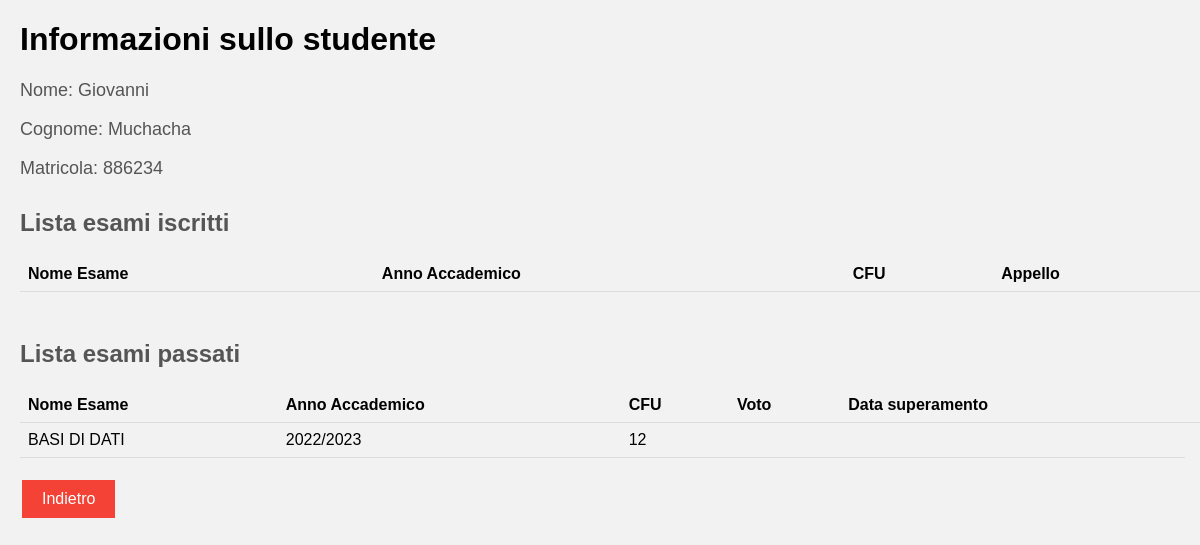
Page /student_page/886234 (signed in) on the committed database.
### db_setup.py (models this page shows, shortened)
class Studente( db.Model):
    idS = db.Column(db.Integer, primary_key=True, unique = True)
    nome = db.Column(db.String(100))
    cognome = db.Column(db.String(100))

class Esame( db.Model):
    idE = db.Column(db.String(100), primary_key=True, unique = True)
    nome = db.Column(db.String(100))
    anno_accademico = db.Column(db.String(100))
    cfu = db.Column(db.Integer)

### routes.py (the view)
@bp.route('/student_page/<int:idS>', methods=['GET'])
@login_required
def student_page(idS):
    from db_setup import Studente, Esame, Prova, db, Appelli, Registrazione_esame
    studente = db.session.query(Studente).filter_by(idS=idS).first()
    lista_esami_iscritti = (
        db.session.query(Esame)
        .join(Prova, Esame.idE == Prova.idE)
        .join(Appelli)
        .filter(Appelli.idS == idS, Appelli.idP == Prova.idP, Appelli.stato_superamento == False)
        .all()
    )
    lista_esami_passati = (
        db.session.query(Esame)
        .join(Prova, Esame.idE == Prova.idE)
        .join(Appelli)
        .filter(Appelli.idS == idS, Appelli.idP == Prova.idP, Appelli.stato_superamento == True)
        .group_by(Esame.idE)
        .having(func.sum(Prova.percentuale) == 100)
        .all()
    )
    return flask.render_template('student_page.html', studente=studente, lista_esami_iscritti=lista_esami_iscritti, lista_esami_passati=lista_esami_passati)

### routes.py (called while the page is built)
@login_manager.user_loader
def load_user(user_id):
    from db_setup import Docente
    return Docente.query.get(user_id)

### app/templates/student_page.html (shortened to what this page needs)
<!DOCTYPE html>
<html lang="en">
<head>
    <link rel="stylesheet" href="{{ url_for('static', filename='student_page.css') }}">
    <link rel="stylesheet" href="{{ url_for('static', filename='goback.css') }}">
    <link rel="stylesheet" href="../static/navbar.css">
    <div id="Studente" class="w3-container">
        <h1> Informazioni sullo studente</h1>
    </div>
</head>
<body>
    <div id="Student_info">
        <p>Nome: {{ studente.nome }}</p>
        <p>Cognome: {{ studente.cognome }}</p>
        <p>Matricola: {{ studente.idS }}</p>
    </div>
    <div id="Lista_esami_iscritti">
        <h2>Lista esami iscritti</h2>
        <table>
            <thead>
                <tr>
                    <th>Nome Esame</th>
                    <th>Anno Accademico</th>
                    <th>CFU</th>
                    <th> Appello</th>
                </tr>
            </thead>
        </table>
    </div>
    <br>
    <div id="Lista_esami_passati">
        <h2>Lista esami passati</h2>
        <table>
            <thead>
                <tr>
                    <th>Nome Esame</th>
                    <th>Anno Accademico</th>
                    <th>CFU</th>
                    <th>Voto</th>
                    <th>Data superamento</th>
                    <th></th>
                </tr>
            </thead>
            <tbody>
                {% for esame in lista_esami_passati %}
                    <tr>
                        <td>{{ esame.nome }}</td>
                        <td>{{ esame.anno_accademico }}</td>
                        <td>{{ esame.cfu }}</td>
                        <td>{{ esame.registrazione_esame.voto }}</td>
                        <td>{{ esame.registrazione_esame.data_superamento }}</td>
                    </tr>
                {% endfor %}
            </tbody>
        </table>
    </div>
    <br>
    <button id="goback" onclick="goBack()" class="button-goback">Indietro</button>
</body>
</html>

### app/static/student_page.css (style rules this page uses)
p { color: #555; font-size: 18px; margin-bottom: 10px; }
h2 { color: #555; margin-top: 30px; }
table { border-collapse: collapse; width: 100%; margin-top: 10px; }
th, td { padding: 8px; text-align: left; border-bottom: 1px solid #ddd; }
th { background-color: #f2f2f2; font-weight: bold; }
#Studente { margin-top: 20px; padding-left: 20px; }
#Student_info, #Lista_esami_iscritti, #Lista_esami_passati { position: relative; left:20px; }

### app/static/goback.css (style rules this page uses)
.button-goback { background-color: #f44336; color: white; border: none; padding: 10px 20px; text-align: center; text-decoration: none; display: inline-block; font-size: 16px; margin: 4px 2px; cursor: pointer; position: relative; left: 20px; }

### app/static/navbar.css (style rules this page uses)
body { background-color: #f2f2f2; font-family: Arial, sans-serif; margin: 0; padding: 0; }

### rows in the picture
Studente: nome "Giovanni", cognome "Muchacha", idS "886234"
Esame: nome "BASI DI DATI", anno_accademico "2022/2023", cfu "12"
